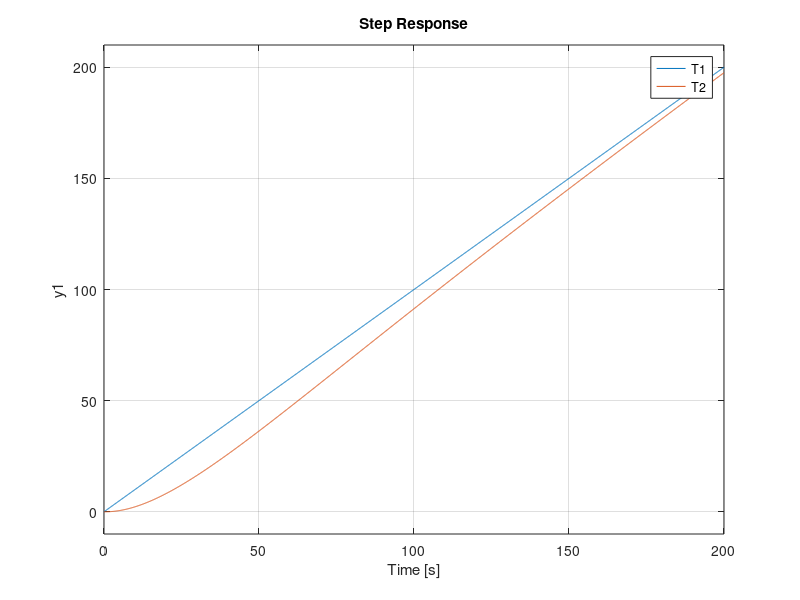

The MATLAB script that drew this image:
K=1;
G1=zpk([],[0,-3,-6],K);     %G1=1/s(s+3)(s+6)
Gc=zpk(-0.01,0,1);          %Gc=(s+0.01)/s
G=G1*Gc;
rlocus(G)
T=feedback(G,1);
T1=tf(1,[1,0]);             %Form 1/s to integrate step input
T2=T*T1;
t=0:0.1:200;
step(T1,T2,t)               %Show input ramp and ramp response